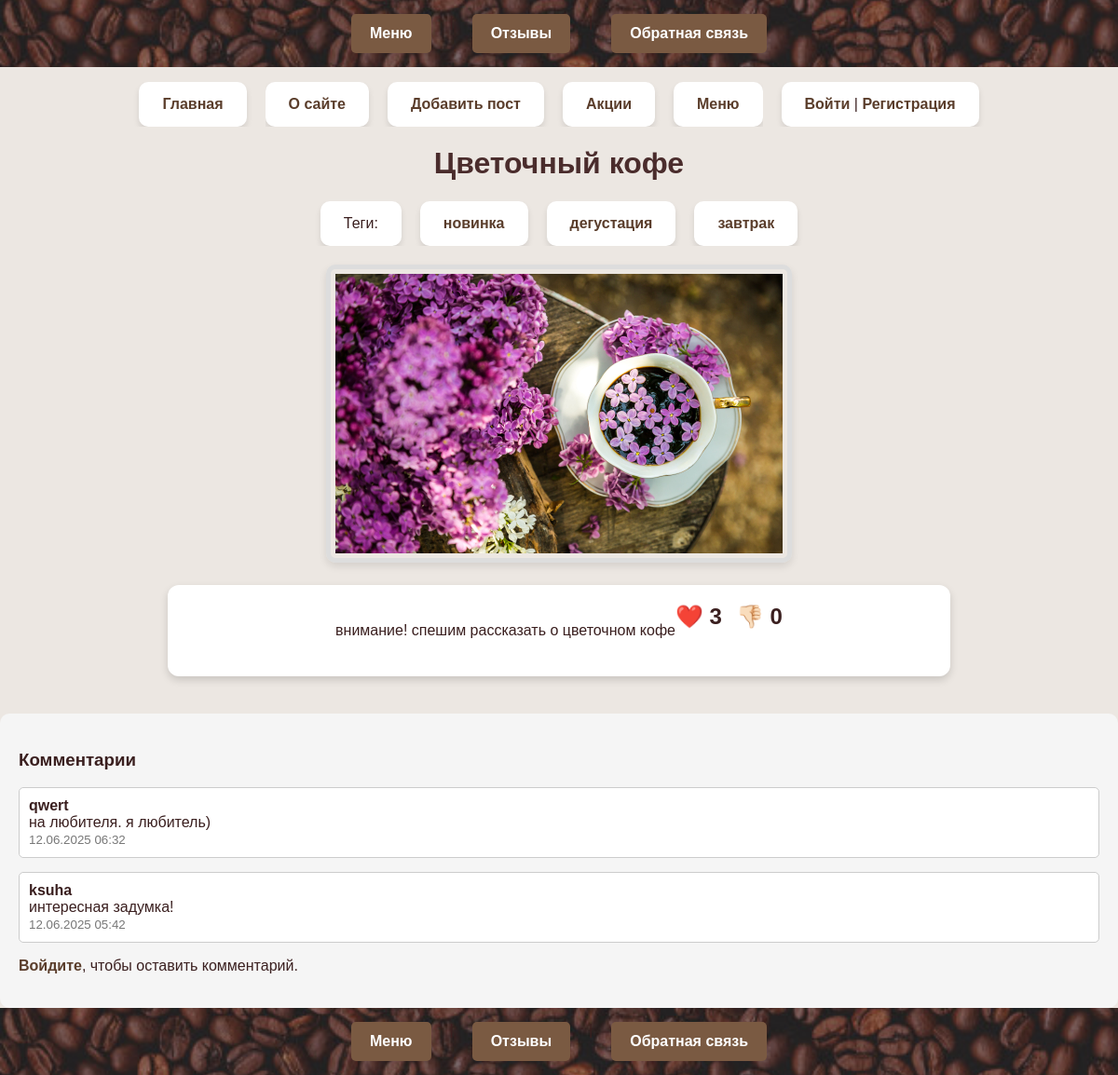
The page /post/cvetochnyj-kofe/ on the database its author committed.
### menu/models.py (models this page shows, shortened)
class Menu(models.Model):
    class Status(models.IntegerChoices):
        DRAFT = 0, 'Черновик'
        PUBLISHED = 1, 'Опубликовано'
    title = models.CharField(max_length=255 ,verbose_name="Заголовок")
    slug = models.SlugField(max_length=255,
                            db_index=True, unique=True, validators=[MinLengthValidator(5),MaxLengthValidator(100),])
    content = models.TextField(blank=True ,verbose_name="Текст поста")
    time_create = models.DateTimeField(auto_now_add=True ,verbose_name="Время создания")
    time_update = models.DateTimeField(auto_now=True ,verbose_name="Время изменения")
    is_published = models.BooleanField(choices=tuple(map(lambda x:  (bool(x[0]), x[1]), Status.choices)),
                        default=Status.DRAFT, verbose_name="Статус")
    cat = models.ForeignKey('Category' ,on_delete=models.CASCADE, related_name='posts' ,verbose_name="Категория")
    tags = models.ManyToManyField('TagPost', blank=True, related_name='tags' ,verbose_name="Теги")
    days_count = models.PositiveIntegerField(blank=True ,default=0)
    objects = models.Manager()
    published = PublishedManager()
    photo = models.ImageField(upload_to="photos/%Y/%m/%d/",
                              default=None, blank=True, null=True,
                              verbose_name="Фото")
    author = models.ForeignKey(get_user_model(),
                               on_delete=models.SET_NULL, related_name='posts',
                               null=True, default=None)
    class Meta:
        verbose_name = 'Новости кофейни'
        verbose_name_plural = 'Новости кофейни'
        ordering = ['-time_create']
        indexes = [models.Index(fields=['-time_create'])]
    def __str__(self):
        return self.title

class TagPost(models.Model):
    tag = models.CharField(max_length=100,
                           db_index=True)
    slug = models.SlugField(max_length=255,
                            unique=True, db_index=True)
    def get_absolute_url(self):
        return reverse('tag', kwargs={'tag_slug':
                                          self.slug})

class Comment(models.Model):
    post = models.ForeignKey(Menu, on_delete=models.CASCADE, related_name='comments')
    author = models.ForeignKey(get_user_model(), on_delete=models.SET_NULL, null=True)
    content = models.TextField(verbose_name='Комментарий')
    created_at = models.DateTimeField(auto_now_add=True)
    class Meta:
        ordering = ['-created_at']

### users/models.py (models this page shows)
class User(AbstractUser):
 photo =models.ImageField(upload_to="users/%Y/%m/%d/",blank=True, null=True, verbose_name="Фотография")
 date_birth = models.DateTimeField(blank=True,null=True, verbose_name="Дата рождения")

### menu/views.py (the view)
# urls.py: path('post/<slug:post_slug>/', views.ShowPost.as_view(),name='post'),
class ShowPost(DataMixin, DetailView):
    model = Menu
    template_name = 'menu/post.html'
    slug_url_kwarg = 'post_slug'
    context_object_name = 'post'
    def get_context_data(self, **kwargs):
        context = super().get_context_data(**kwargs)
        post = self.get_object()
        context['comment_form'] = CommentForm()
        context['comments'] = post.comments.all()
        context['likes'] = post.reactions.filter(reaction='like').count()
        context['dislikes'] = post.reactions.filter(reaction='dislike').count()
        user_reaction = None
        if self.request.user.is_authenticated:
            user_reaction = post.reactions.filter(user=self.request.user).first()
        context['user_reaction'] = user_reaction.reaction if user_reaction else None
        return self.get_mixin_context(context, title=post)
    def post(self, request, *args, **kwargs):
        post = self.get_object()
        if "comment_submit" in request.POST:
            form = CommentForm(request.POST)
            if form.is_valid():
                comment = form.save(commit=False)
                comment.post = post
                comment.author = request.user
                comment.save()
        elif "reaction" in request.POST and request.user.is_authenticated:
            reaction_type = request.POST.get("reaction")
            Reaction.objects.update_or_create(
                post=post, user=request.user,
                defaults={"reaction": reaction_type}
            )
        return HttpResponseRedirect(reverse('post', kwargs={'post_slug': post.slug}))

### menu/templatetags/menu_tags.py (called while the page is built)
@register.simple_tag()
def get_categories():
    return Category.objects.all()

### menu/utils.py (called while the page is built)
    def get_mixin_context(self, context, **kwargs):
        if self.title_page:
            context['title'] = self.title_page
        context['menu1'] = menu1
        context['cat_selected'] = None
        context.update(kwargs)
        return context

### users/context_processors.py (called while the page is built)
def get_menu_context(request):
 return {'mainmenu': menu1}

### menu/templates/menu/post.html (shortened to what this page needs)
{% extends 'base.html' %}
{% block content %}
  <h1>{{ post.title }}</h1>
{% block breadcrumbs %}
    {% with post.tags.all as tags %}
        {% if tags %}
            <ul class="tags-list">
                <li>Теги:</li>
                {% for t in tags %}
                    <li><a href="{{ t.get_absolute_url }}">{{ t.tag }}</a></li>
                {% endfor %}
            </ul>
        {% endif %}
    {% endwith %}
{% endblock %}
{% if post.photo %}
    <div class="cover">
        <img class="img-article-left" src="{{ post.photo.url }}" alt="{{ post.title }}">
    </div>
{% endif %}
<div class="post-content" style="margin-bottom: 20px;">
    {{ post.content|linebreaks }}
    <div class="post-reactions" style="margin-bottom: 30px;">
    {% if user.is_authenticated %}
        <form method="post" style="display: flex; align-items: center; gap: 15px;">
            {% csrf_token %}
            <button type="submit" name="reaction" value="like"
                    style="font-size: 24px; background: none; border: none; cursor: pointer;
                           {% if user_reaction == 'like' %}color:red; font-weight:bold;{% endif %}">
                ❤️ {{ likes }}
            </button>
            <button type="submit" name="reaction" value="dislike"
                    style="font-size: 24px; background: none; border: none; cursor: pointer;
                           {% if user_reaction == 'dislike' %}color:darkred; font-weight:bold;{% endif %}">
                👎🏻 {{ dislikes }}
            </button>
        </form>
    {% else %}
        <div style="display: flex; align-items: center; gap: 15px;">
            <a href="{% url 'users:login' %}?next={{ request.path }}"
               style="font-size: 24px; text-decoration: none; color: inherit;">
                ❤️ {{ likes }}
            </a>
            <a href="{% url 'users:login' %}?next={{ request.path }}"
               style="font-size: 24px; text-decoration: none; color: inherit;">
                👎🏻 {{ dislikes }}
            </a>
        </div>
    {% endif %}
</div>
</div>
<div class="feedback-block" style="margin-top: 40px; background: #f5f5f5; padding: 20px; border-radius: 10px;">
    <h3>Комментарии</h3>
    {% for comment in comments %}
    <div style="margin-bottom: 15px; padding: 10px; background: #fff; border: 1px solid #ccc; border-radius: 5px;">
        <strong>{{ comment.author }}</strong><br>
        {{ comment.content }}<br>
        <small style="color: #777;">{{ comment.created_at|date:"d.m.Y H:i" }}</small>
    </div>
{% empty %}
    <p>Комментариев пока нет.</p>
{% endfor %}
    {% if user.is_authenticated %}
        <h4 style="margin-top: 30px;">Добавить комментарий</h4>
        <form method="post">
            {% csrf_token %}
            {{ comment_form.as_p }}
            <button type="submit" name="comment_submit" style="margin-top: 10px;">Отправить</button>
        </form>
    {% else %}
        <p><a href="{% url 'users:login' %}">Войдите</a>, чтобы оставить комментарий.</p>
    {% endif %}
</div>
{% endblock %}

### menu/static/menu/css/styles.css (style rules this page uses)
body { font-family: 'Arial', sans-serif; background-color: #ece7e2; color: #3a1f1f; margin: 0; padding: 0; }
h1, h2 { color: #4a2c2c; text-align: center; }
ul { list-style-type: none; padding: 0; display: flex; flex-wrap: wrap; justify-content: center; gap: 20px; overflow-x: hidden; }
li { background: #fff; padding: 15px 25px; border-radius: 10px; box-shadow: 0px 4px 6px rgba(0, 0, 0, 0.1); flex: 0 1 auto; text-align: center; }
a { color: #5a3d2b; text-decoration: none; font-weight: bold; }
.post-content { display: flex; justify-content: center; align-items: center; text-align: center; background-color: #fff; padding: 20px; border-radius: 12px; box-shadow: 0px 4px 8px rgba(0, 0, 0, 0.15); max-width: 800px; margin: 20px auto; }
.cover { text-align: center; margin: 20px 0; }
.cover img { max-width: 100%; height: auto; max-height: 300px; border: 5px solid #ddd; border-radius: 10px; padding: 5px; box-shadow: 0 4px 8px rgba(0, 0, 0, 0.1); }

### rows shown on the page
Menu: title "Цветочный кофе", photo (picture), content "внимание! спешим рассказать о цветочном кофе"
TagPost: tag "новинка"
TagPost: tag "дегустация"
TagPost: tag "завтрак"
Comment: author "qwert", content "на любителя. я любитель)", created_at "12.06.2025 06:32"
Comment: author "ksuha", content "интересная задумка!", created_at "12.06.2025 05:42"

### other values the page prints
{{ m.title }} "О сайте" "Добавить пост" "Акции" "Меню"
{{ likes }} "3"
{{ dislikes }} "0"
